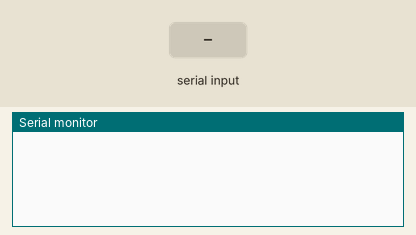
Recording of a sketch running on a simulated Arduino Uno, built with avr-gcc and run on an emulated ATmega328P. On the bench: the last lines printed to the serial monitor. The test bench sets the inputs (shaded band).

Above: at 1.2 s.
1.3 s: "Hello\n" received over Serial
At 2.5 s:
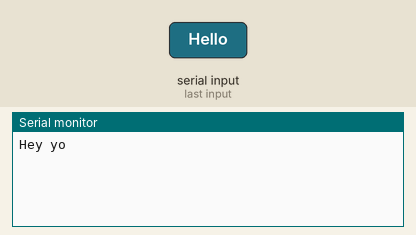
2.8 s: "Sound\n" received over Serial
At 3.7 s:
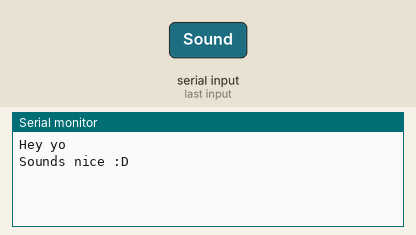
4.3 s: "1\n" received over Serial
At 4.7 s:
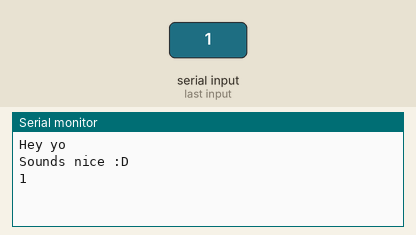

The sketch:

SerialTest.ino
```cpp
/*
*  Description
*/
String inputString = "";         // a string to hold incoming data
boolean stringComplete = false;  // whether the string is complete
boolean first = false;
boolean second = true;

void setup() {
  // initialize serial:
  Serial.begin(9600);
  digitalWrite(13, LOW);
  // reserve 200 bytes for the inputString:
  inputString.reserve(200);
}

void loop() {
  // print the string when a newline arrives:
  if (stringComplete)
  {
    inputString = inputString.substring(0, inputString.length()-1);
    //different commands
    if(inputString == "Hello")
    {
      Serial.println("Hey yo");
    }
    else if(inputString == "Sound")
    {
      Serial.println("Sounds nice :D");
    }
    else if(inputString == "your command")
    {
      //write your command here!
    }
    else
    {
      //default echo
      Serial.println(inputString);
    }
    digitalWrite(13, LOW);
    // clear the string:
    inputString = "";
    stringComplete = false;
  }
  else
  {
    //wait for string
    digitalWrite(13, LOW);
  }
}

/*
  SerialEvent occurs whenever a new data comes in the
 hardware serial RX.  This routine is run between each
 time loop() runs, so using delay inside loop can delay
 response.  Multiple bytes of data may be available.
 */
void serialEvent() {
  while (Serial.available()) {
    // get the new byte:
    char inChar = (char)Serial.read();
    // add it to the inputString:
    inputString += inChar;
    // if the incoming character is a newline, set a flag
    // so the main loop can do something about it:
    if (inChar == '\n') {
      stringComplete = true;
    }
  }
}
```

Measured:
- after the input at 1.3 s, the serial monitor: prints a new line at once (image 1)
- after the input at 2.8 s, the serial monitor: prints a new line at once (image 2)
- after the input at 4.3 s, the serial monitor: prints a new line at once (image 3)
